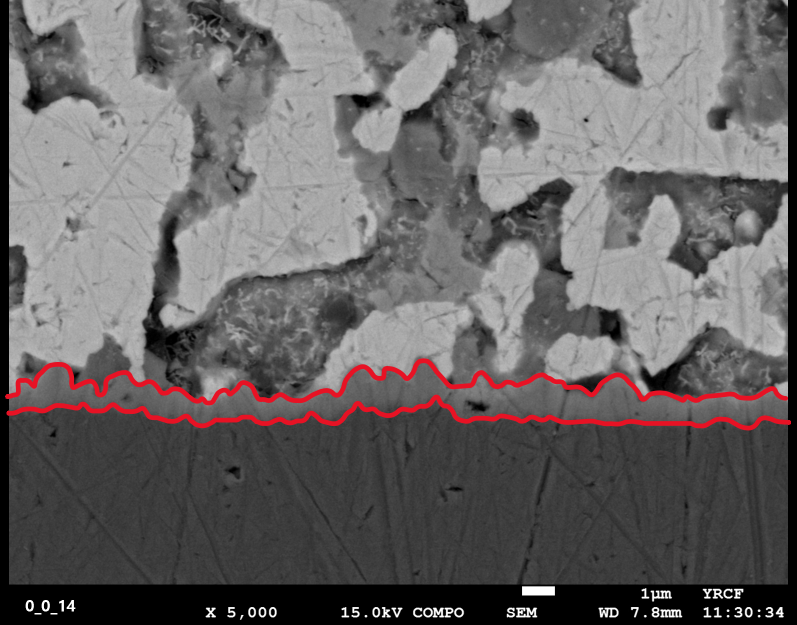
#> input picture 라벨링/그림1.png, 1593 x 1250 px (shown at 1/2 size); its folder holds only this picture in this run
$ python extract_filenames.py
#> lines starting #> are read from the running program, lines starting #| are printed output that depends on the picture
### imc_tool/io_utils.py
"""Unicode-safe image I/O. cv2.imread/imwrite fail silently on paths containing
non-ASCII (Korean) characters on Windows, which every path in this project has."""
import cv2
import numpy as np


def imread_unicode(path, flags=cv2.IMREAD_GRAYSCALE):
#> called with flags = 1
    data = np.fromfile(str(path), dtype=np.uint8)
    img = cv2.imdecode(data, flags)
#> img is the input picture: shape (1250, 1593, 3); mean B, G, R 100.9, 100.6, 104.4
    if img is None:
        raise IOError(f"failed to decode image: {path}")
    return img


# [5 lines left out: function imwrite_unicode, not called in this run]

### scratch/extract_filenames.py
import cv2
import numpy as np
import sys
sys.path.insert(0, r"C:\Users\82109\IMC_Thickness_Tool")
from imc_tool.io_utils import imread_unicode, imwrite_unicode

crops = []
for i in range(1, 25):
    path = rf"C:\Users\82109\IMC_Thickness_Tool\라벨링\그림{i}.png"
    img = imread_unicode(path, cv2.IMREAD_COLOR)
    h, w = img.shape[:2]
#> h = 1250; w = 1593
    # bottom-left filename label region
    crop = img[int(h*0.94):h, 0:int(w*0.25)]
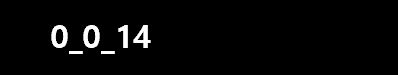
#> crop: shape (75, 398, 3); min 0, max 255, mean 7.2
    crop = cv2.resize(crop, (crop.shape[1]*2, crop.shape[0]*2))
#> crop: shape (150, 796, 3)
    label = np.zeros((crop.shape[0], 150, 3), dtype=np.uint8)
    cv2.putText(label, f"#{i}", (5, crop.shape[0]//2+10), cv2.FONT_HERSHEY_SIMPLEX, 1.2, (0,255,0), 2)
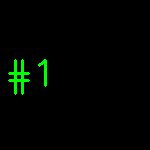
#> label: shape (150, 150, 3); mean B, G, R 0, 4.5, 0
    combo = np.hstack([label, crop])
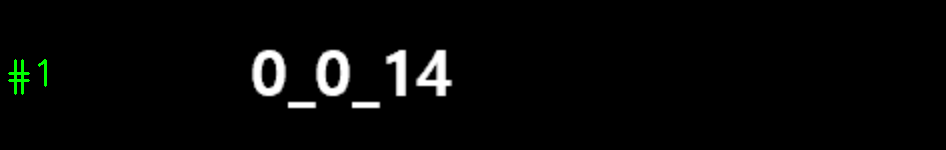
#> combo: shape (150, 946, 3); mean B, G, R 6.1, 6.8, 6.1
#> (the run stopped early here; a loop or call above may not have finished)
